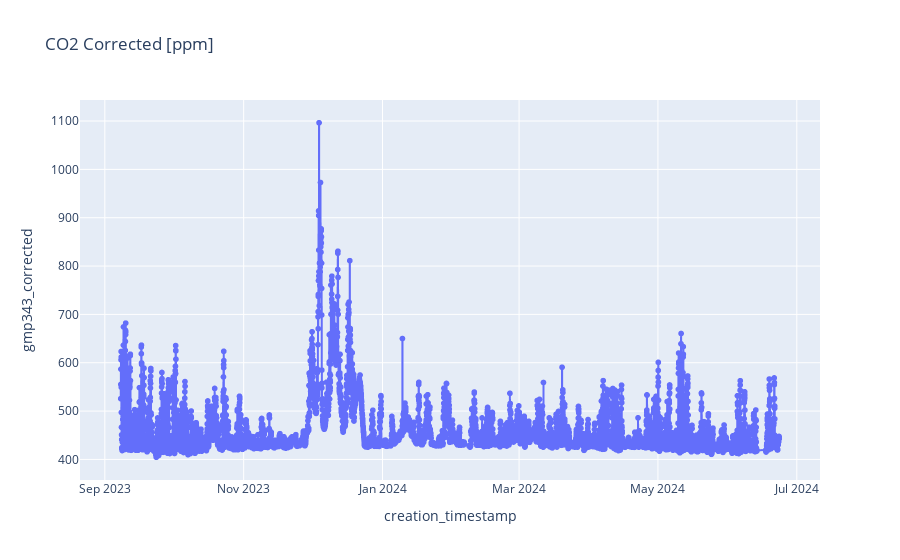

This figure's notebook cell:
### Code cell
extract_site_data(dates_site = dates["SMAI"])

### Figure 1 — Plotly figure (JSON) as saved in the notebook; plotly's stock layout.template omitted (floating-point values rounded to 4 significant figures; data arrays with more than 128 entries replaced by an {"elided": "..."} marker saying what was removed)
{"data": [{"hovertemplate": "creation_timestamp=%{x}<br>gmp343_corrected=%{y}<extra></extra>", "legendgroup": "", "line": {"color": "#636efa", "dash": "solid"}, "marker": {"symbol": "circle"}, "mode": "lines+markers", "name": "", "showlegend": false, "type": "scattergl", "x": {"elided": "6748 str values"}, "xaxis": "x", "y": {"elided": "6748 float values"}, "yaxis": "y"}], "layout": {"legend": {"tracegroupgap": 0}, "title": {"text": "CO2 Corrected [ppm]"}, "xaxis": {"anchor": "y", "domain": [0, 1], "title": {"text": "creation_timestamp"}}, "yaxis": {"anchor": "x", "domain": [0, 1], "title": {"text": "gmp343_corrected"}}}}
